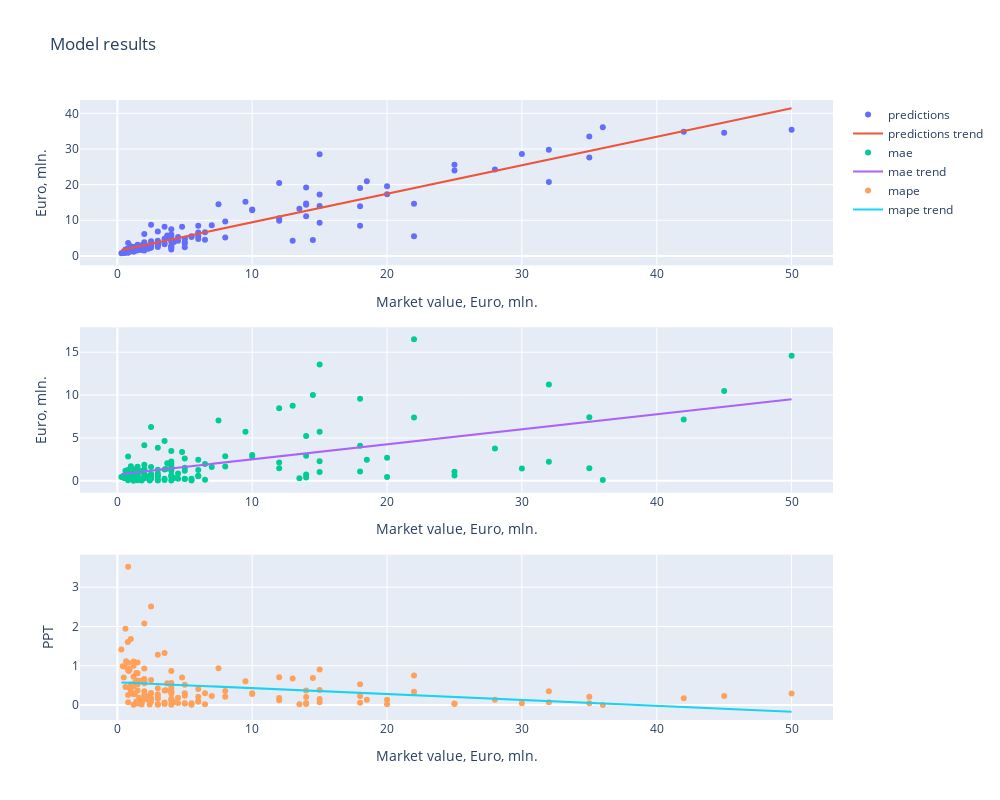
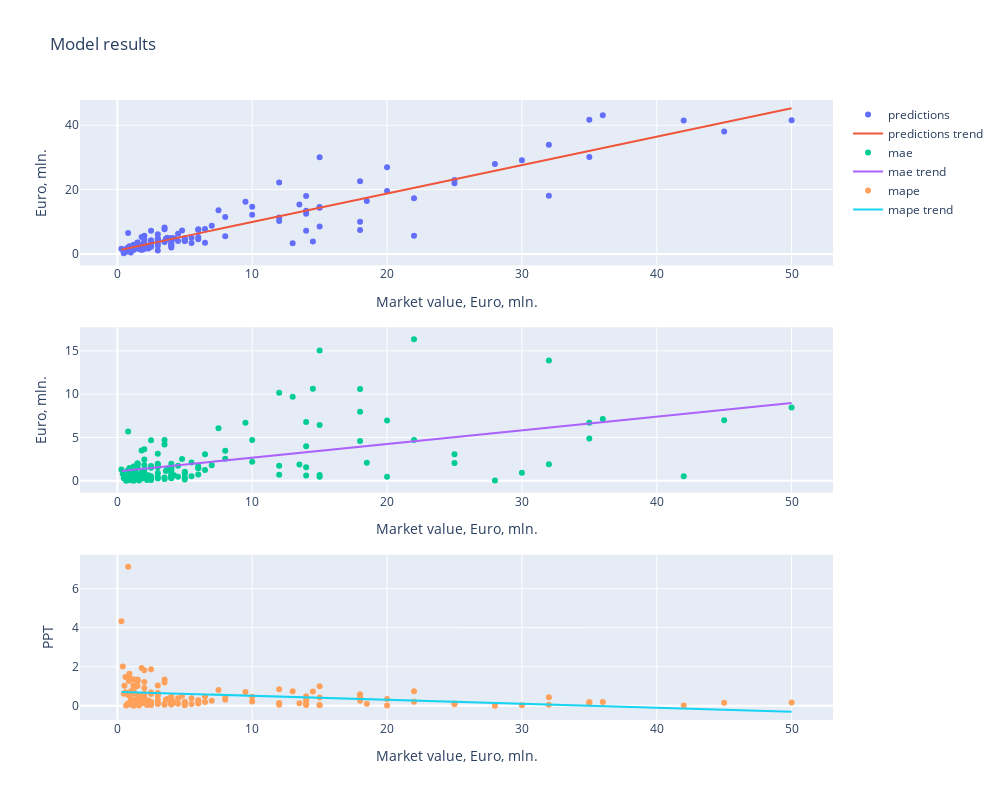
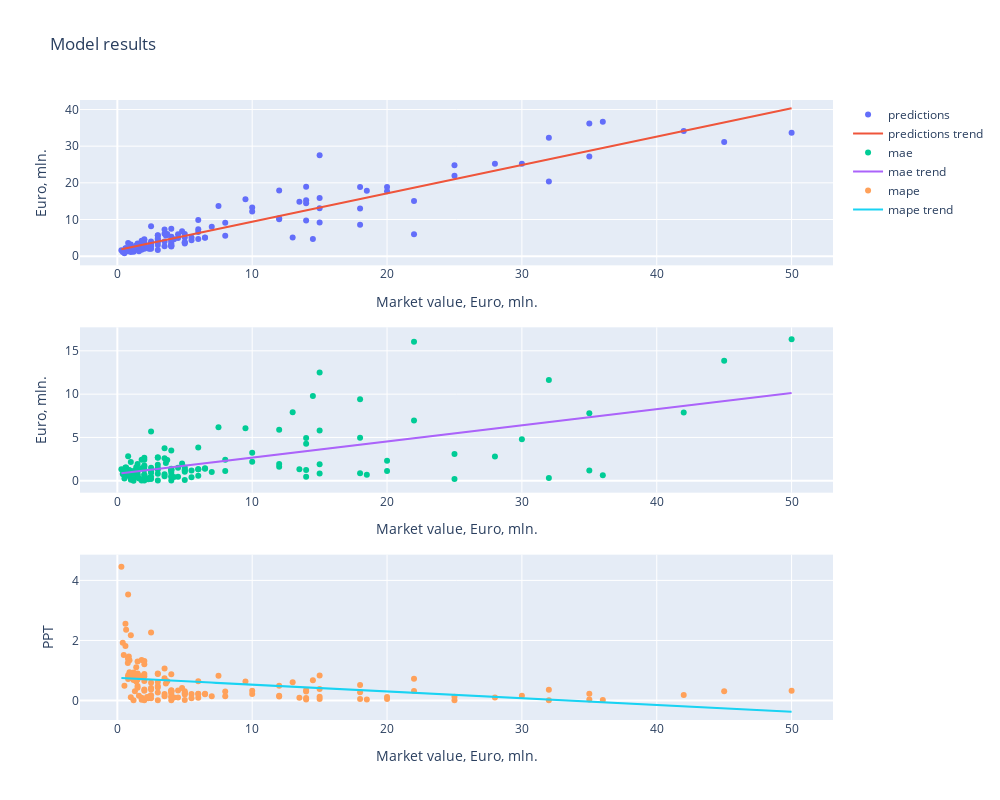
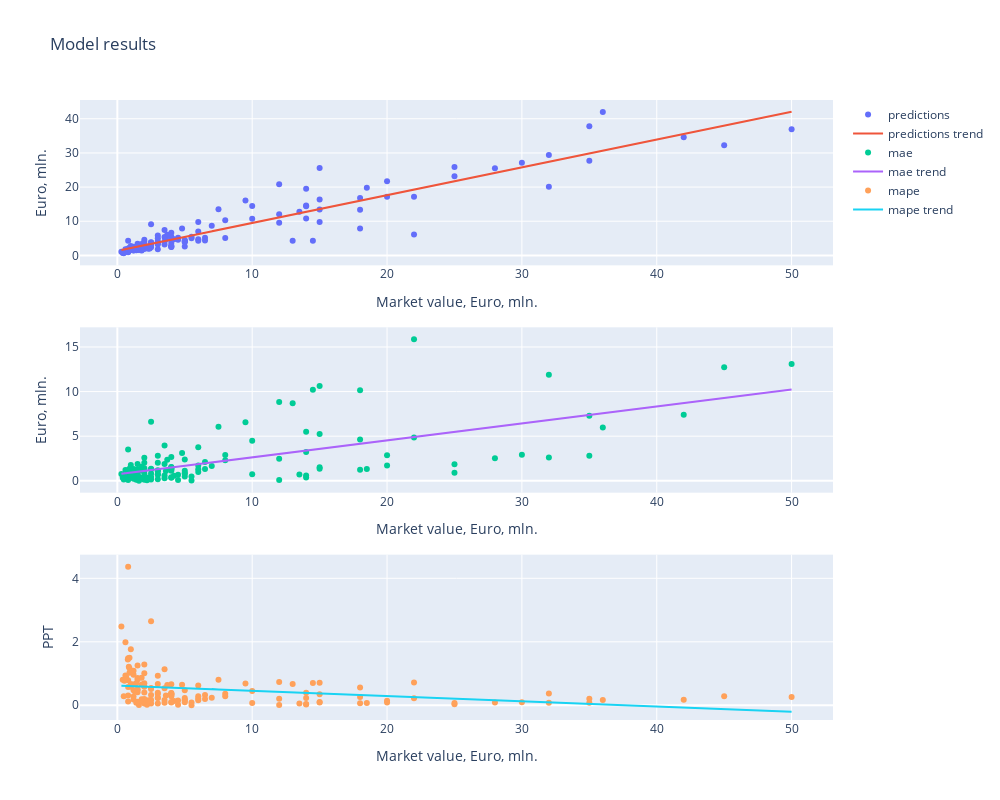

The cell these charts' notebook holds for them, in order:
### Code cell
for _, features in feature_sets.items():
    pipeline(pos='DEF', features=features, full_feature_set=True)

### Figure 1 — Plotly figure (JSON) as saved in the notebook; plotly's stock layout.template omitted (floating-point values rounded to 4 significant figures; data arrays with more than 128 entries replaced by an {"elided": "..."} marker saying what was removed)
{"data": [{"mode": "markers", "name": "predictions", "type": "scatter", "x": {"elided": "141 float values"}, "xaxis": "x", "y": {"elided": "141 float values"}, "yaxis": "y"}, {"mode": "lines", "name": "predictions trend", "type": "scatter", "x": {"elided": "141 float values"}, "xaxis": "x", "y": {"elided": "141 float values"}, "yaxis": "y"}, {"mode": "markers", "name": "mae", "type": "scatter", "x": {"elided": "141 float values"}, "xaxis": "x2", "y": {"elided": "141 float values"}, "yaxis": "y2"}, {"mode": "lines", "name": "mae trend", "type": "scatter", "x": {"elided": "141 float values"}, "xaxis": "x2", "y": {"elided": "141 float values"}, "yaxis": "y2"}, {"mode": "markers", "name": "mape", "type": "scatter", "x": {"elided": "141 float values"}, "xaxis": "x3", "y": {"elided": "141 float values"}, "yaxis": "y3"}, {"mode": "lines", "name": "mape trend", "type": "scatter", "x": {"elided": "141 float values"}, "xaxis": "x3", "y": {"elided": "141 float values"}, "yaxis": "y3"}], "layout": {"height": 800, "title": {"text": "Model results"}, "width": 1000, "xaxis": {"anchor": "y", "domain": [0, 1], "title": {"text": "Market value, Euro, mln."}}, "xaxis2": {"anchor": "y2", "domain": [0, 1], "title": {"text": "Market value, Euro, mln."}}, "xaxis3": {"anchor": "y3", "domain": [0, 1], "title": {"text": "Market value, Euro, mln."}}, "yaxis": {"anchor": "x", "domain": [0.7333, 1], "title": {"text": "Euro, mln."}}, "yaxis2": {"anchor": "x2", "domain": [0.3667, 0.6333], "title": {"text": "Euro, mln."}}, "yaxis3": {"anchor": "x3", "domain": [0, 0.2667], "title": {"text": "PPT"}}}}

### Figure 2 — Plotly figure (JSON) as saved in the notebook; plotly's stock layout.template omitted (floating-point values rounded to 4 significant figures; data arrays with more than 128 entries replaced by an {"elided": "..."} marker saying what was removed)
{"data": [{"mode": "markers", "name": "predictions", "type": "scatter", "x": {"elided": "141 float values"}, "xaxis": "x", "y": {"elided": "141 float values"}, "yaxis": "y"}, {"mode": "lines", "name": "predictions trend", "type": "scatter", "x": {"elided": "141 float values"}, "xaxis": "x", "y": {"elided": "141 float values"}, "yaxis": "y"}, {"mode": "markers", "name": "mae", "type": "scatter", "x": {"elided": "141 float values"}, "xaxis": "x2", "y": {"elided": "141 float values"}, "yaxis": "y2"}, {"mode": "lines", "name": "mae trend", "type": "scatter", "x": {"elided": "141 float values"}, "xaxis": "x2", "y": {"elided": "141 float values"}, "yaxis": "y2"}, {"mode": "markers", "name": "mape", "type": "scatter", "x": {"elided": "141 float values"}, "xaxis": "x3", "y": {"elided": "141 float values"}, "yaxis": "y3"}, {"mode": "lines", "name": "mape trend", "type": "scatter", "x": {"elided": "141 float values"}, "xaxis": "x3", "y": {"elided": "141 float values"}, "yaxis": "y3"}], "layout": {"height": 800, "title": {"text": "Model results"}, "width": 1000, "xaxis": {"anchor": "y", "domain": [0, 1], "title": {"text": "Market value, Euro, mln."}}, "xaxis2": {"anchor": "y2", "domain": [0, 1], "title": {"text": "Market value, Euro, mln."}}, "xaxis3": {"anchor": "y3", "domain": [0, 1], "title": {"text": "Market value, Euro, mln."}}, "yaxis": {"anchor": "x", "domain": [0.7333, 1], "title": {"text": "Euro, mln."}}, "yaxis2": {"anchor": "x2", "domain": [0.3667, 0.6333], "title": {"text": "Euro, mln."}}, "yaxis3": {"anchor": "x3", "domain": [0, 0.2667], "title": {"text": "PPT"}}}}

### Figure 3 — Plotly figure (JSON) as saved in the notebook; plotly's stock layout.template omitted (floating-point values rounded to 4 significant figures; data arrays with more than 128 entries replaced by an {"elided": "..."} marker saying what was removed)
{"data": [{"mode": "markers", "name": "predictions", "type": "scatter", "x": {"elided": "141 float values"}, "xaxis": "x", "y": {"elided": "141 float values"}, "yaxis": "y"}, {"mode": "lines", "name": "predictions trend", "type": "scatter", "x": {"elided": "141 float values"}, "xaxis": "x", "y": {"elided": "141 float values"}, "yaxis": "y"}, {"mode": "markers", "name": "mae", "type": "scatter", "x": {"elided": "141 float values"}, "xaxis": "x2", "y": {"elided": "141 float values"}, "yaxis": "y2"}, {"mode": "lines", "name": "mae trend", "type": "scatter", "x": {"elided": "141 float values"}, "xaxis": "x2", "y": {"elided": "141 float values"}, "yaxis": "y2"}, {"mode": "markers", "name": "mape", "type": "scatter", "x": {"elided": "141 float values"}, "xaxis": "x3", "y": {"elided": "141 float values"}, "yaxis": "y3"}, {"mode": "lines", "name": "mape trend", "type": "scatter", "x": {"elided": "141 float values"}, "xaxis": "x3", "y": {"elided": "141 float values"}, "yaxis": "y3"}], "layout": {"height": 800, "title": {"text": "Model results"}, "width": 1000, "xaxis": {"anchor": "y", "domain": [0, 1], "title": {"text": "Market value, Euro, mln."}}, "xaxis2": {"anchor": "y2", "domain": [0, 1], "title": {"text": "Market value, Euro, mln."}}, "xaxis3": {"anchor": "y3", "domain": [0, 1], "title": {"text": "Market value, Euro, mln."}}, "yaxis": {"anchor": "x", "domain": [0.7333, 1], "title": {"text": "Euro, mln."}}, "yaxis2": {"anchor": "x2", "domain": [0.3667, 0.6333], "title": {"text": "Euro, mln."}}, "yaxis3": {"anchor": "x3", "domain": [0, 0.2667], "title": {"text": "PPT"}}}}

### Figure 4 — Plotly figure (JSON) as saved in the notebook; plotly's stock layout.template omitted (floating-point values rounded to 4 significant figures; data arrays with more than 128 entries replaced by an {"elided": "..."} marker saying what was removed)
{"data": [{"mode": "markers", "name": "predictions", "type": "scatter", "x": {"elided": "141 float values"}, "xaxis": "x", "y": {"elided": "141 float values"}, "yaxis": "y"}, {"mode": "lines", "name": "predictions trend", "type": "scatter", "x": {"elided": "141 float values"}, "xaxis": "x", "y": {"elided": "141 float values"}, "yaxis": "y"}, {"mode": "markers", "name": "mae", "type": "scatter", "x": {"elided": "141 float values"}, "xaxis": "x2", "y": {"elided": "141 float values"}, "yaxis": "y2"}, {"mode": "lines", "name": "mae trend", "type": "scatter", "x": {"elided": "141 float values"}, "xaxis": "x2", "y": {"elided": "141 float values"}, "yaxis": "y2"}, {"mode": "markers", "name": "mape", "type": "scatter", "x": {"elided": "141 float values"}, "xaxis": "x3", "y": {"elided": "141 float values"}, "yaxis": "y3"}, {"mode": "lines", "name": "mape trend", "type": "scatter", "x": {"elided": "141 float values"}, "xaxis": "x3", "y": {"elided": "141 float values"}, "yaxis": "y3"}], "layout": {"height": 800, "title": {"text": "Model results"}, "width": 1000, "xaxis": {"anchor": "y", "domain": [0, 1], "title": {"text": "Market value, Euro, mln."}}, "xaxis2": {"anchor": "y2", "domain": [0, 1], "title": {"text": "Market value, Euro, mln."}}, "xaxis3": {"anchor": "y3", "domain": [0, 1], "title": {"text": "Market value, Euro, mln."}}, "yaxis": {"anchor": "x", "domain": [0.7333, 1], "title": {"text": "Euro, mln."}}, "yaxis2": {"anchor": "x2", "domain": [0.3667, 0.6333], "title": {"text": "Euro, mln."}}, "yaxis3": {"anchor": "x3", "domain": [0, 0.2667], "title": {"text": "PPT"}}}}
